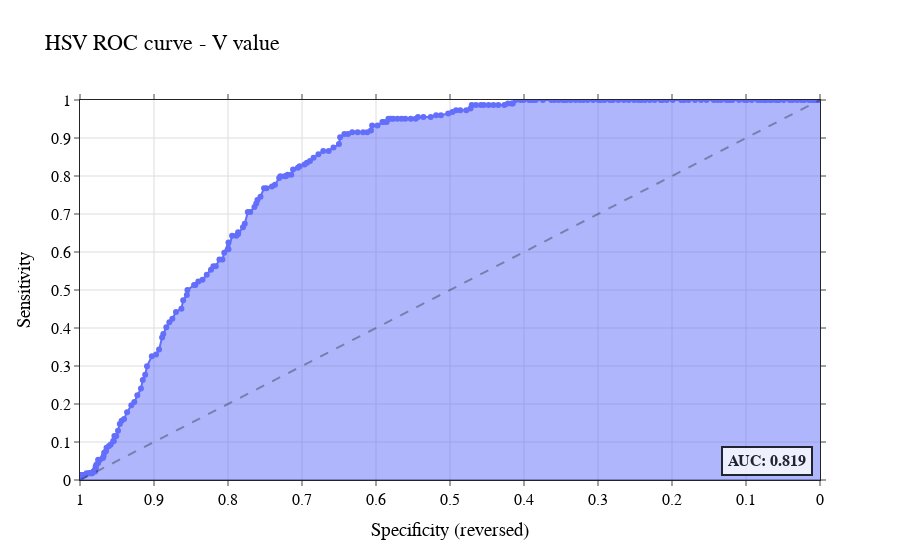

Here is the notebook cell this chart was saved with:
### Markdown cell above
# Plot

### Code cell
title = "HSV ROC curve - V value"
predictor_name = "Values-Color-Center-V"
roc_df, auc, comparator = calculate_roc(all_metrics_flat["Labels-Value"],
                               all_metrics_flat[predictor_name], true_value="True")
fig = px.area(roc_df,
              x="specificity", y="sensitivity",
              hover_data=roc_hover_data, markers=True, title=f"{var_labels[predictor_name]}, AUC: {auc:0.3f}",
              category_orders=category_orders, labels=var_labels, template=plotly_template,
              )
customize_roc_curve(fig)
add_auc_annotation(fig, auc)
fig.show()
save_plotly_figure(fig, title)

### Figure 1 — Plotly figure (JSON) as saved in the notebook; plotly's stock layout.template omitted (floating-point values rounded to 4 significant figures; data arrays with more than 128 entries replaced by an {"elided": "..."} marker saying what was removed)
{"data": [{"customdata": {"elided": "230x1 float values"}, "fillpattern": {"shape": ""}, "hovertemplate": "specificity=%{x:0.2%}<br>sensitivity=%{y:0.2%}<br>threshold=%{customdata[0]}<extra></extra>", "legendgroup": "", "line": {"color": "#636efa"}, "marker": {"symbol": "circle"}, "mode": "markers+lines", "name": "", "orientation": "v", "showlegend": false, "stackgroup": "1", "x": {"elided": "230 float values"}, "xaxis": "x", "y": {"elided": "230 float values"}, "yaxis": "y", "type": "scatter"}], "layout": {"xaxis": {"anchor": "y", "domain": [0.0, 1.0], "title": {"text": "Specificity (reversed)"}, "zeroline": true, "range": [1, 0], "showgrid": true, "nticks": 20, "mirror": "ticks", "gridcolor": "#DDD", "showspikes": true, "spikemode": "across", "spikethickness": 2, "spikedash": "solid"}, "yaxis": {"anchor": "x", "domain": [0.0, 1.0], "title": {"text": "Sensitivity"}, "zeroline": true, "range": [0, 1], "showgrid": true, "nticks": 20, "mirror": "ticks", "gridcolor": "#DDD", "showspikes": true, "spikemode": "across", "spikethickness": 2, "spikedash": "solid"}, "legend": {"tracegroupgap": 0, "yanchor": "bottom", "y": 0.01, "xanchor": "right", "x": 0.99, "bordercolor": "Black", "borderwidth": 2}, "title": {"text": "HSV ROC curve - V value"}, "shapes": [{"line": {"dash": "dash", "width": 2}, "type": "line", "x0": 1, "x1": 0, "y0": 0, "y1": 1}], "font": {"family": "Arial", "size": 16, "color": "black"}, "autosize": false, "annotations": [{"bgcolor": "#FFF", "bordercolor": "#000", "borderpad": 5, "borderwidth": 2, "font": {"size": 16}, "opacity": 0.8, "showarrow": false, "text": "<b>AUC: 0.819</b>", "x": 0.01, "xanchor": "right", "y": 0.01, "yanchor": "bottom"}]}}
